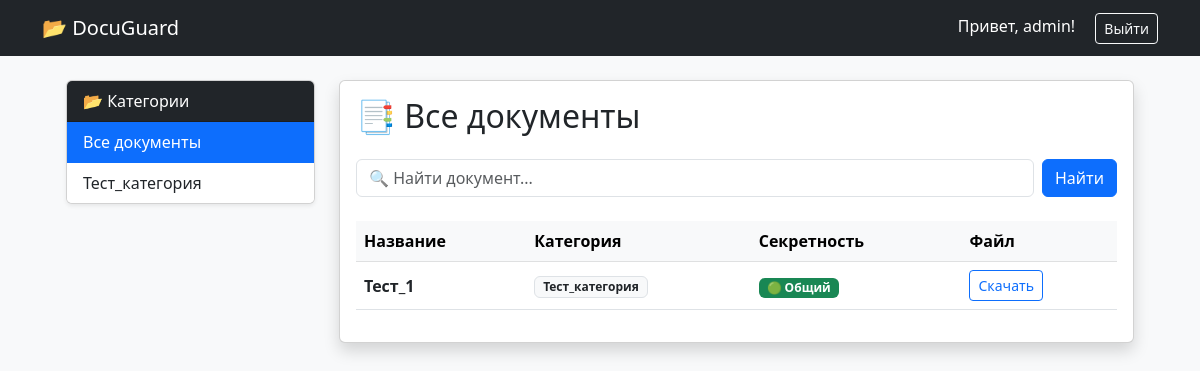
Page / (signed in) on the earlier database version.
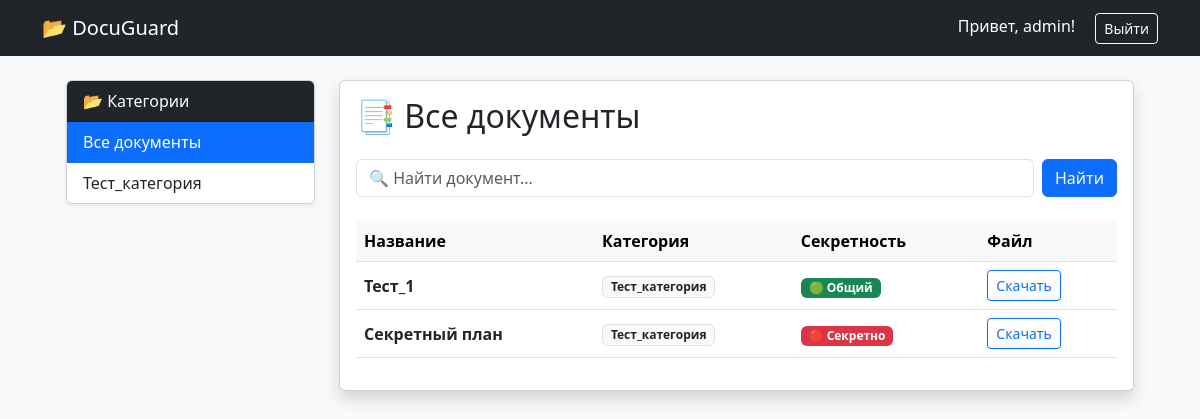
Same page on the later database version.
### core/models.py (models this page shows, shortened)
class Category(models.Model):
    name = models.CharField(max_length=100, verbose_name="Название категории")
    retention_days = models.IntegerField(default=365, verbose_name="Срок хранения (дней)")
    class Meta:
        verbose_name = "Категория"
        verbose_name_plural = "Категории"

class Document(models.Model):
    SECURITY_CHOICES = [
        ('public', '🟢 Общий (Видят все)'),
        ('internal', '🟡 Для служебного пользования'),
        ('secret', '🔴 Секретно (Только топ-менеджмент)'),
    ]
    title = models.CharField(max_length=200, verbose_name="Название")
    description = models.TextField(blank=True, verbose_name="Краткое описание")
    file = models.FileField(upload_to='docs/', verbose_name="Файл")
    category = models.ForeignKey(Category, on_delete=models.SET_NULL, null=True, verbose_name="Категория")
    uploaded_by = models.ForeignKey(User, on_delete=models.CASCADE, verbose_name="Кто загрузил")
    security_level = models.CharField(
        max_length=20,
        choices=SECURITY_CHOICES,
        default='internal',
        verbose_name="Гриф секретности"
    )
    is_archived = models.BooleanField(default=False, verbose_name="В архиве?")
    created_at = models.DateTimeField(auto_now_add=True, verbose_name="Дата создания")
    updated_at = models.DateTimeField(auto_now=True, verbose_name="Последнее изменение")
    class Meta:
        verbose_name = "Документ"
        verbose_name_plural = "Документы"

### core/views.py (the view)
# urls.py: path('', document_list, name='home'),
def document_list(request):
    if request.user.is_superuser:
        docs = Document.objects.all()
    elif request.user.is_authenticated:
        docs = Document.objects.filter(security_level__in=['public', 'internal'])
    else:
        docs = Document.objects.filter(security_level='public')
    categories = Category.objects.all()
    category_id = request.GET.get('category')
    if category_id:
        docs = docs.filter(category_id=category_id)
    search_query = request.GET.get('q', '')
    if search_query:
        query_lower = search_query.lower()
        docs = [doc for doc in docs if doc.title.lower().startswith(query_lower)]
    context = {
        'docs': docs,
        'categories': categories,  # Список кнопок для меню
        'current_category': int(category_id) if category_id else None,  # Чтобы подсветить активную кнопку
        'search_query': search_query
    }
    return render(request, 'core/document_list.html', context)

### core/templates/core/document_list.html (shortened to what the changed rows need)
<!DOCTYPE html>
<html lang="ru">
<head>
    <link href="https://cdn.jsdelivr.net/npm/bootstrap@5.3.0/dist/css/bootstrap.min.css" rel="stylesheet">
</head>
<body class="bg-light">
<div class="container">
    <div class="container-fluid px-4"> <div class="row">
        <div class="col-md-3 mb-4">
            <div class="card shadow-sm">
                <div class="list-group list-group-flush">
                    <a href="{% url 'home' %}"
                       class="list-group-item list-group-item-action {% if not current_category %}active{% endif %}">
                        Все документы
                    </a>
                    {% for cat in categories %}
                    <a href="?category={{ cat.id }}"
                       class="list-group-item list-group-item-action {% if current_category == cat.id %}active{% endif %}">
                        {{ cat.name }}
                    </a>
                    {% endfor %}
                </div>
            </div>
        </div>
        <div class="col-md-9">
            <div class="card shadow">
                <div class="card-body">
                    <h2 class="mb-4">
                        {% if current_category %}
                             📂 Фильтр: Категория #{{ current_category }}
                        {% else %}
                             📑 Все документы
                        {% endif %}
                    </h2>
                    <table class="table table-hover align-middle">
                        <thead class="table-light">
                            <tr>
                                <th>Название</th>
                                <th>Категория</th>
                                <th>Секретность</th>
                                <th>Файл</th>
                            </tr>
                        </thead>
                        <tbody>
                            {% for doc in docs %}
                            <tr>
                                <td class="fw-bold">{{ doc.title }}</td>
                                <td><span class="badge bg-light text-dark border">{{ doc.category.name|default:"-" }}</span></td>
                                <td>
                                    {% if doc.security_level == 'secret' %}
                                        <span class="badge bg-danger">🔴 Секретно</span>
                                    {% elif doc.security_level == 'internal' %}
                                        <span class="badge bg-warning text-dark">🟡 Служебный</span>
                                    {% else %}
                                        <span class="badge bg-success">🟢 Общий</span>
                                    {% endif %}
                                </td>
                                <td>
                                    <a href="{{ doc.file.url }}" class="btn btn-sm btn-outline-primary" target="_blank">Скачать</a>
                                </td>
                            </tr>
                            {% endfor %}
                        </tbody>
                    </table>
                </div>
            </div>
        </div> </div>
</div>
</div>
</body>
</html>

Differences in the rows shown:
added Document: title "Секретный план", category.name "Тест_категория", security_level "🔴 Секретно"
